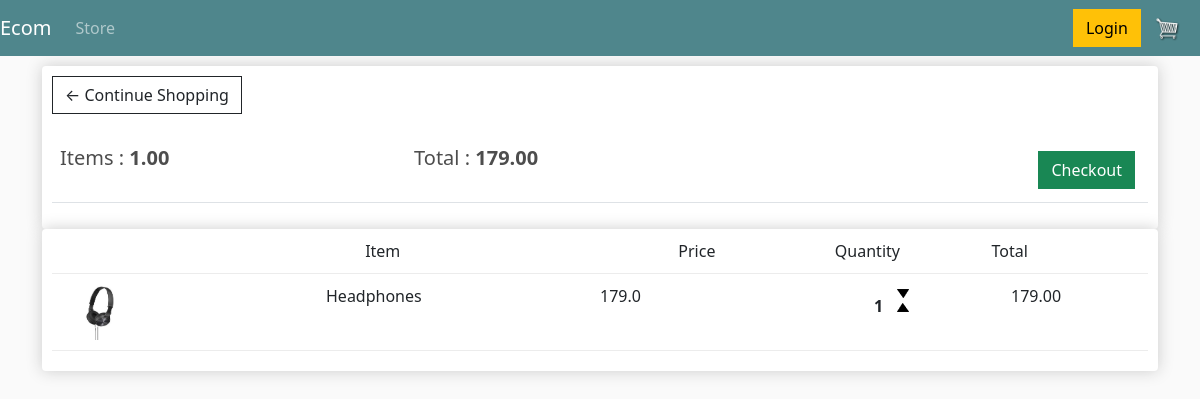
The app's page /cart/ (signed in) with its own data.
### store/models.py (models this page shows, shortened)
class Order (models.Model):
    customer = models.ForeignKey("Customer", on_delete=models.SET_NULL, blank=True, null=True)
    date_order = models.DateTimeField(auto_now_add=True)
    complete = models.BooleanField(default=False, null=True, blank=False)
    transaction_id = models.IntegerField(null=True)
    @property
    def get_cart_total (self):
        orderitems = self.orderitem_set.all()
        total = sum([item.totalPrice for item in orderitems])
        return total
    @property
    def get_cart_items (self):
        orderitems = self.orderitem_set.all()
        total = sum([item.quantity for item in orderitems])
        return total

class OrderItem(models.Model):
    product = models.ForeignKey("Product", on_delete=models.SET_NULL, blank=True, null=True)
    order = models.ForeignKey("Order", on_delete=models.SET_NULL, blank=True, null=True)
    quantity = models.IntegerField(default=0, null=True, blank=True)
    date_added = models.DateTimeField(auto_now_add=True)
    @property
    def totalPrice(self):
        price = self.product.price * self.quantity
        return price

class Product (models.Model):
    name = models.CharField(max_length=200, null=True)
    price = models.FloatField()
    digital = models.BooleanField(default=False, null=True, blank=False)
    image = models.ImageField(null=True)
    @property
    def imageURL(self):
        try:
            url = self.image.url
        except:
            url = ""
        return url

### store/views.py (the view)
# urls.py: path('cart/', views.cart, name="cart"),
def cart(request):
    if request.user.is_authenticated:
        customer = request.user.customer
        order, created = Order.objects.get_or_create(customer=customer, complete=False)
        items = order.orderitem_set.all()
    else:
        items = []
        order = {'get_cart_total' : 0, 'get_cart_items' : 0}
    context = {'items':items, 'order':order}
    return render(request, 'store/cart.html', context)

### store/templates/store/cart.html
{% extends 'store/main.html' %}
{% load static %}
{% block content %}
<div class="row">
    <div class="col-lg-12">
        <div class="box-element">
            <a href="{% url 'store' %}" class="btn btn-outline-dark">&#x2190; Continue Shopping</a>
            <br><br>
            <table class="table">
                <tr>
                    <th>
                        <h5>Items : <strong>{{ order.get_cart_items|floatformat:2 }}</strong></h5>
                    </th>
                    <th>
                        <h5>Total : <strong>{{ order.get_cart_total|floatformat:2  }}</strong></h5>
                    </th>
                    <th><a href="{% url 'checkout' %}" class="btn btn-success" style="float: right; margin:5px"
                            href="{% url 'checkout' %}">Checkout</a>
                    </th>
                </tr>
            </table>
        </div>
        <div class="box-element">
            <div class="cart-row">
                <div style="flex:2"></div>
                <div style="flex:2">Item</div>
                <div style="flex:1">Price</div>
                <div style="flex:1">Quantity</div>
                <div style="flex:1">Total</div>
            </div>
            <div class="cart-row">
                {% for item in items %}
                <div style="flex:2">
                    <img class="row-image" src="{{ item.product.imageURL }}" alt="">
                </div>
                <div style="flex:2">{{ item.product.name}}</div>
                <div style="flex:1">{{ item.product.price }}</div>
                <div style="flex:1"></div>
                <div style="flex:1">
                    <p class="quantity">{{ item.quantity }}</p>
                    <div class="quantity">
                        <img class="chg-quantity" src="{% static 'images/arrow2.png' %}" alt="">
                        <img class="chg-quantity" src="{% static 'images/arrow1.png' %}" alt="">
                    </div>
                </div>
                <div style="flex:1">{{ item.totalPrice|floatformat:2 }}</div>
                {% endfor %}
            </div>
        </div>
    </div>
</div>
{% endblock content %}

### static/css/main.css (style rules this page uses)
body { background-color: hsl(0, 0%, 98%); }
h1, h2, h3, h4, h5, h6 { color: hsl(0, 0%, 30%); }
.box-element { box-shadow: hsl(0, 0%, 80%) 0 0 16px; background-color: #fff; border-radius: 4px; padding: 10px; }
.col-lg-4, .col-lg-6, .col-lg-8, .col-lg-12 { margin-top: 10px; }
.btn { border-radius: 0; }
.row-image { width: 100px; }
.cart-row { display: flex; align-items: flex-stretch; padding-bottom: 10px; margin-bottom: 10px; border-bottom: 1px solid #ececec; }
.quantity { display: inline-block; font-weight: 700; padding-right: 10px; }
.chg-quantity { width: 12px; cursor: pointer; display: block; margin-top: 5px; transition: 0.1s; }

### records on screen
Order: get_cart_items "1.00", get_cart_total "179.00"
OrderItem: product.imageURL (picture), product.name "Headphones", product.price "179.0", quantity "1", totalPrice "179.00"
